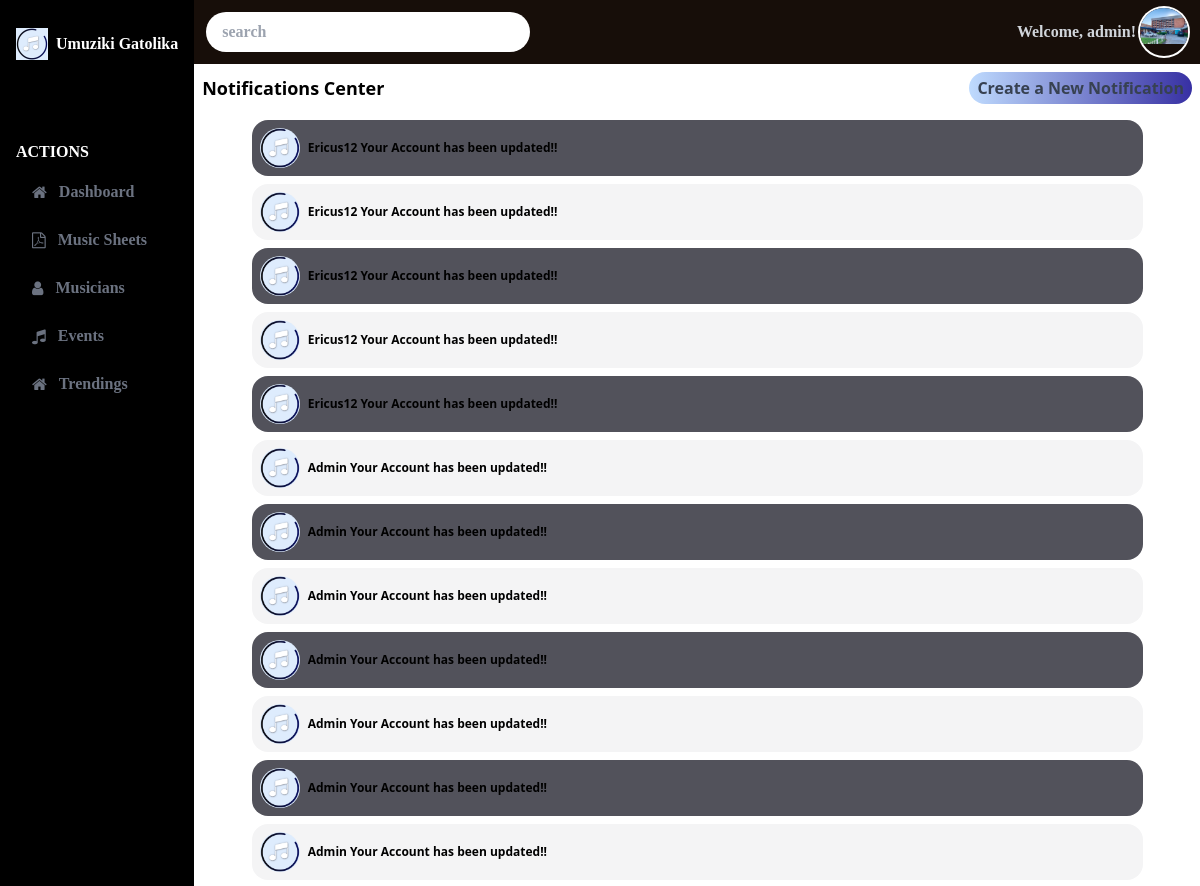
Page /staff/notifications (signed in, upper part) on the earlier database version.
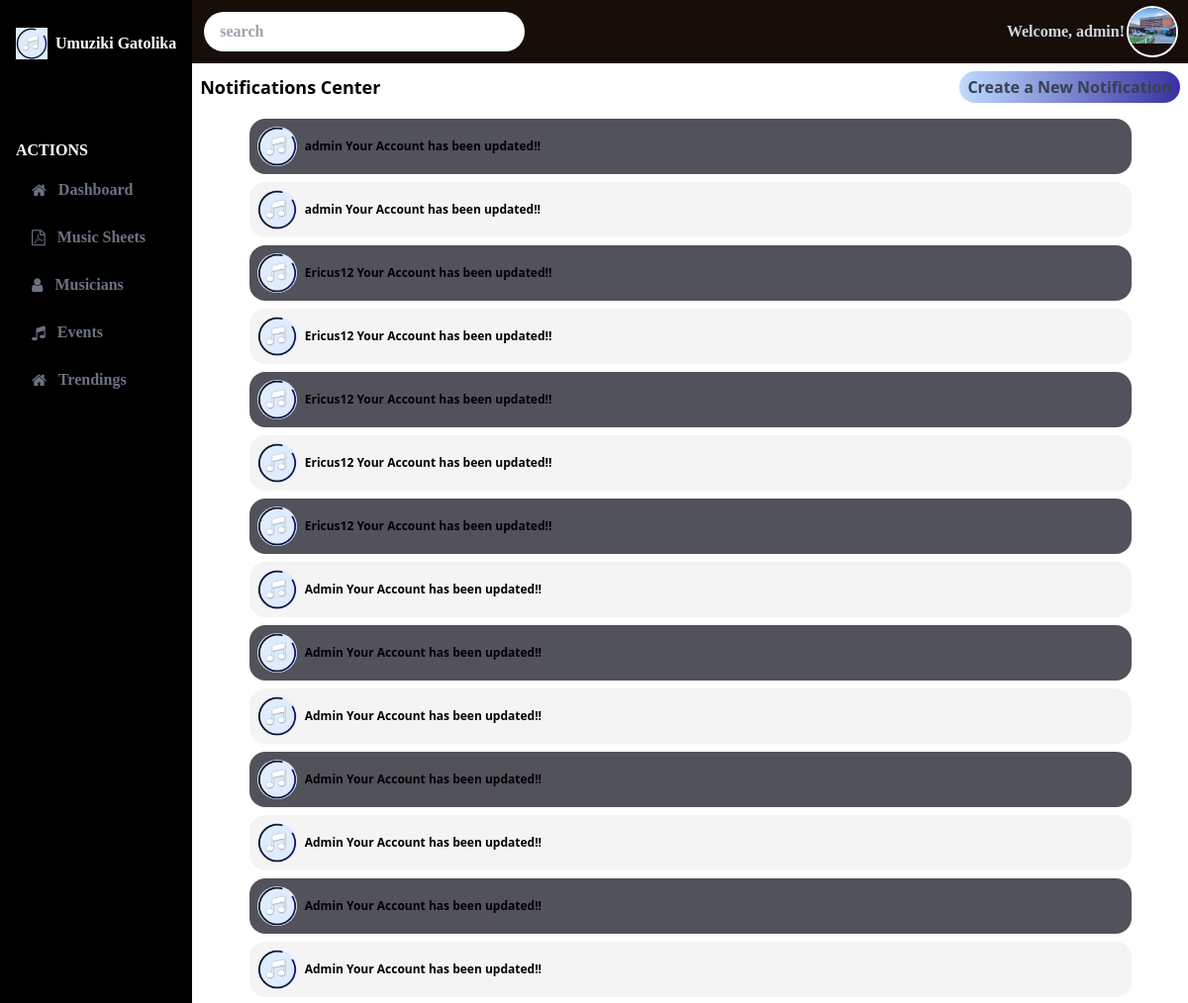
Same page on the later database version.
### Accounts/models.py (models this page shows)
class Users(AbstractUser):
    id=models.UUIDField(primary_key=True,default=uuid.uuid4,editable=False)
    musician=models.BooleanField(default=False)
    phone_number=models.CharField(max_length=16,null=True,blank=True,unique=True)
    profile=models.ImageField(upload_to='Profile',null=True,blank=True)
    REQUIRED_FIELDS=[]

### Notifications/models.py (models this page shows)
class NotificationModal(models.Model):
    notification_choice=(
       ('App_Notificaion','App Notification'),
       ('User_Notification','User Notification')
    )
    id=models.UUIDField(primary_key=True,default=uuid.uuid4,editable=False)
    type=models.CharField(choices=notification_choice,default='App_Notification',max_length=255)
    notification=models.TextField()
    read=models.BooleanField(default=False)
    notification_owner=models.ForeignKey(Users,on_delete=models.CASCADE,null=True,blank=True)
    created_at=models.DateTimeField(auto_now_add=True)

### Staff/views.py (the view, shortened to what this page needs)
# urls.py: path('',NotificationView.as_view(),name='notification'),
class NotificationView(LoginRequiredMixin,UserPassesTestMixin,View):
    login_url = '/account/login'  # Redirect for unauthenticated users
    def test_func(self):
        return self.request.user.is_staff  # Allow only staff use
    def get(self, request, *args, **kwargs):
        notifications=NotificationModal.objects.all().order_by('-created_at')
        form=NotificationModalForm()
        return render(request,'./Pages/Notifications.html',{'notifications':notifications,"form":form})

### Notifications/forms.py
class NotificationModalForm(forms.ModelForm):
    class Meta:
        model = NotificationModal
        fields = ['type', 'notification']
        widgets = {
            'type': forms.Select(attrs={
                'class': 'block w-full mt-1 py-2 rounded-md border px-2 border-gray-300 shadow-sm focus:border-indigo-500 focus:ring-indigo-500 sm:text-sm',
            }),
            'notification': forms.Textarea(attrs={
                'class': 'block w-full mt-1  rounded-md border px-2 border-gray-300 shadow-sm focus:border-indigo-500 focus:ring-indigo-500 sm:text-sm',
                'rows': 4,
                'placeholder': 'Enter notification message here...'
            }),
        }

### Staff/templates/Pages/Notifications.html (shortened to what this page needs)
{% extends '../staff.html' %}
{% load static %}
{% block Content %}
    <section class="flex flex-col px-2">
        <div class="flex flex-row items-center justify-between my-2">
            <h1 class="font-bold text-lg">Notifications Center</h1>
            <div>
                <button class="create_new_notification bg-gradient-to-r from-blue-200 to-indigo-700  rounded-full px-2 py-1 text-gray-700 font-bold hover:from-purple-300 to-indigo-800 transition-all">Create a New Notification</button>
            </div>
        </div>
        <div class="gap-y-2 flex flex-col my-2">
            {% for notification in notifications %}
                <div style="background-color: {% cycle 'rgb(82 82 91)' 'rgb(244 244 245)' %};" class="group hover:bg-gradient-to-r from-indigo-200 to-purple-800 py-2 px-2 rounded-2xl flex items-center space-x-2 w-[90%] mx-auto ">
                    <div class="size-10 rounded-full ring-gray-500 overflow-hidden flex flex-col items-center justify-center">
                        {% if notification.type == 'App Notification' %}
                            <img src="{% static 'img/logo.png' %}" class="h-[100%] w-[100%]" alt="">
                        {% else %}
                            <img src="{% static 'img/logo.png' %}" class="h-[100%] w-[100%]" alt="">
                        {% endif %}
                    </div>
                    <p class="text-xs font-semibold">{{notification.notification}}</p>
                </div>
            {% endfor %}
        </div>
    </section>
{% endblock Content %}

### Staff/templates/staff.html (shortened to what this page needs)
{% load static %}
<!DOCTYPE html>
<html lang="en">
  <head>
    <link rel="stylesheet" href="{% static 'css/tailwind.css' %}" />
    <link rel="stylesheet" href="{% static 'css/font-awesome.min.css' %}" />
  </head>
  <body>
    <div
      class="flex flex-row flex-1 h-screen min-h-screen max-h-screen w-screen max-w-screen overflow-hidden overflow-y-scroll"
    >
      <nav class="h-full flex flex-col bg-black text-white font-bold font-staff px-4 py-4">
        <div class="flex flex-row items-center mb-20 mt-3">
          <img
            src="{% static 'img/logo.png' %}"
            alt="Logo"
            class="h-8 w-8 rounde-full"
          />
          <h1 class="ml-2">Umuziki Gatolika</h1>
        </div>
        <div class="flex-1 flex flex-col">
          <h1>ACTIONS</h1>
          <ul class="flex-1 flex flex-col space-y-2 my-2 text-gray-500">
            <li
              class=" flex flex-row items-center space-x-3 hover:bg-gradient-to-r from-gray-200 to-slate-600 transition-all duration-3000 ease-in-out hover:text-purple-700 py-2 px-4 rounded-full hover:cursor-pointer"
            >
              <i class="fa fa-home" aria-hidden="true"></i>
              <a href="{% url 'dashboard' %}">Dashboard</a>
            </li>
            <li
              class=" flex flex-row items-center space-x-3 hover:bg-gradient-to-r from-gray-200 to-slate-600 transition-all duration-3000 ease-in-out hover:text-purple-700 py-2 px-4 rounded-full hover:cursor-pointer"
            >
              <i class="fa fa-file-pdf-o" aria-hidden="true"></i>
              <a href="{% url 'music_sheets' %}">Music Sheets</a>
            </li>
            <li
              class=" flex flex-row items-center space-x-3 hover:bg-gradient-to-r from-gray-200 to-slate-600 transition-all duration-3000 ease-in-out hover:text-purple-700 py-2 px-4 rounded-full hover:cursor-pointer"
            >
              <i class="fa fa-user" aria-hidden="true"></i>
              <a href="{% url 'musicians' %}">Musicians</a>
            </li>
            <li
              class=" flex flex-row items-center space-x-3 hover:bg-gradient-to-r from-gray-200 to-slate-600 transition-all duration-3000 ease-in-out hover:text-purple-700 py-2 px-4 rounded-full hover:cursor-pointer"
            >
              <i class="fa fa-music" aria-hidden="true"></i>
              <a href="{% url 'events' %}">Events</a>
            </li>
            <li
              class=" flex flex-row items-center space-x-3 hover:bg-gradient-to-r from-gray-200 to-slate-600 transition-all duration-3000 ease-in-out hover:text-purple-700 py-2 px-4 rounded-full hover:cursor-pointer"
            >
              <i class="fa fa-home" aria-hidden="true"></i>
              <a href="{% url 'tredings' %}">Trendings</a>
            </li>
          </ul>
        </div>
      </nav>
      <div class="flex-1 flex flex-col">
        <div
          class="w-full text-gray-300 font-staff font-bold flex flex-row items-center justify-between px-3 py-2 bg-dark"
        >
          <div class="flex-1">
            <input
              type="text"
              placeholder="search"
              class="outln=ine-none bg-white text-gray-500 py-2 px-4 rounded-full w-[40%]"
            />
          </div>
          <div class="flex flex-row items-center space-x-1">
            {% if user.is_authenticated %}
            <p>Welcome, {{ user.username }}!</p>
            {% else %}
            <p>You are not logged in.</p>
            {% endif %}
            <div class="size-12 ring-2 ring-white rounded-full overflow-hidden">
              {% if user.profile %}
              <img src="{{user.profile.url}}" alt="" />
              {% else %}
              <img src="{% static 'img/logo.png' %}" alt="" />
              {% endif %}
            </div>
          </div>
        </div>
        <div class="flex flex-col flex-1 max-h-screen overflow-y-scroll">
          {% block Content %}{% endblock Content %}
        </div>
      </div>
    </div>
  </body>
</html>

Differences in the rows shown:
added NotificationModal: notification "admin Your Account has been updated!!"
added NotificationModal: notification "admin Your Account has been updated!!"
